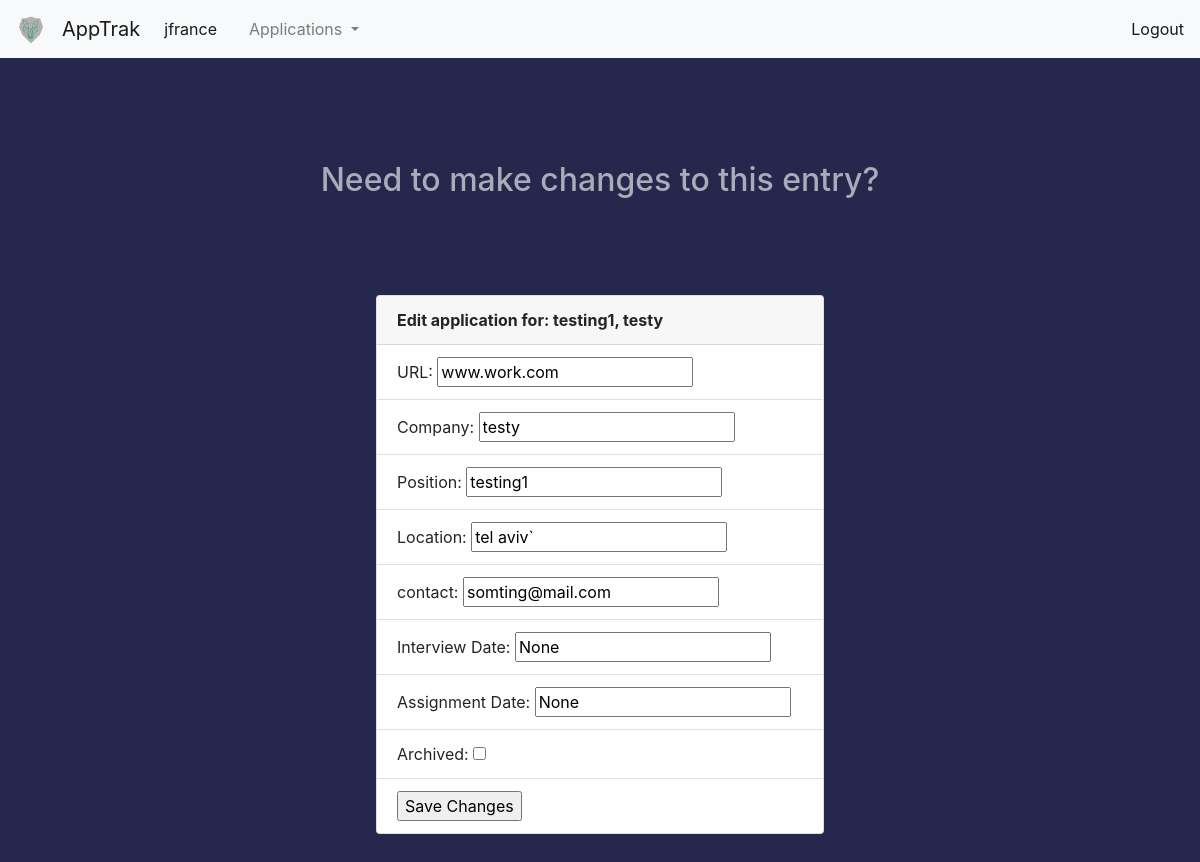
The app's page /total-app-edit/7 (signed in), older data.
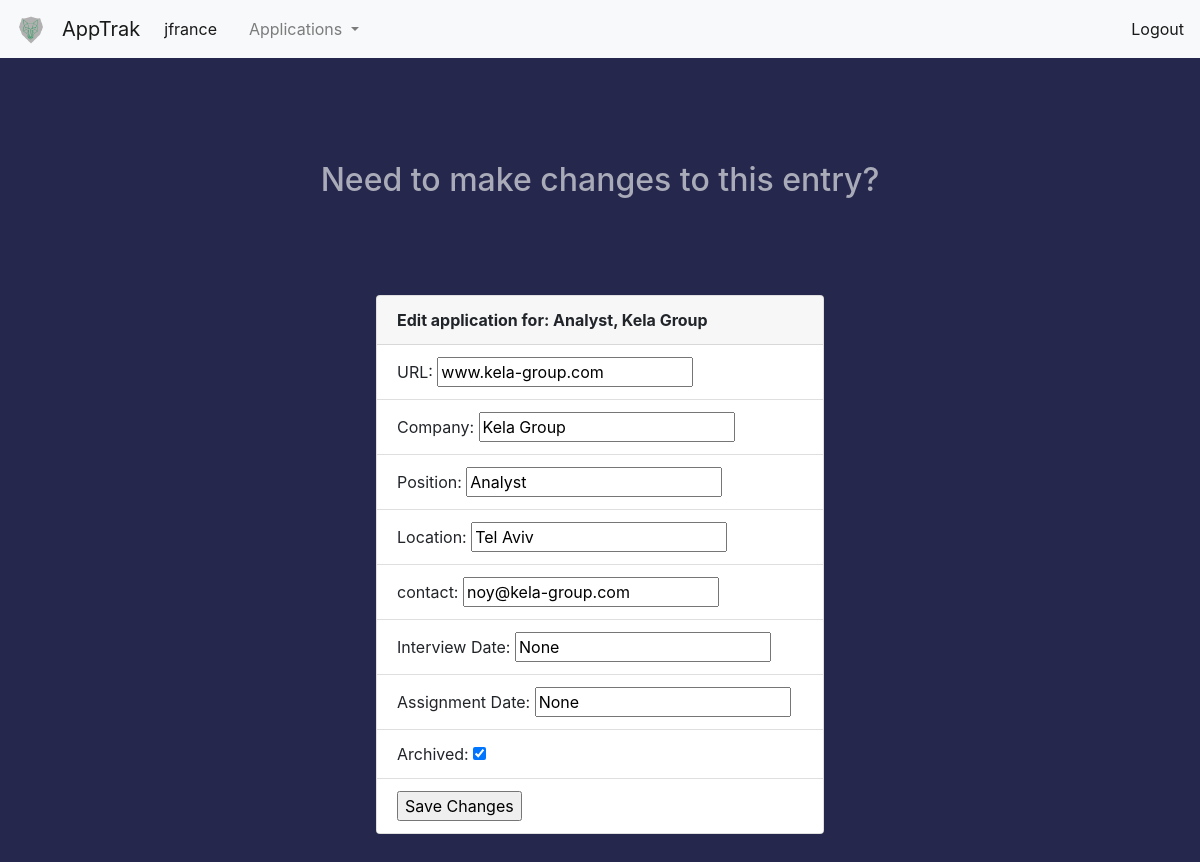
The same page, newer data.
### apptrak/blueprints/jobapps/models.py (models this page shows, shortened)
class JobApplication(db.Model):
    id = db.Column(db.Integer, primary_key=True)
    date_added = db.Column(db.Date)
    company = db.Column(db.String(30))
    position = db.Column(db.String(50))
    location = db.Column(db.String(50))
    url = db.Column(db.String, unique=True)
    contact = db.Column(db.String)
    interview = db.Column(db.Boolean)
    called_back = db.Column(db.Boolean, default=False)
    interview_date = db.Column(db.String)
    assignment = db.Column(db.Boolean, default=False)
    assignment_date = db.Column(db.String)
    archived = db.Column(db.Boolean, default=False)
    top_job = db.Column(db.Boolean, default=False)                            # TODO irrelevent column, delete when upgrading db
    user_id = db.Column(db.Integer, db.ForeignKey('user.id'))
    @classmethod
    def get_job(cls, job_id):
        job = cls.query.filter_by(id=job_id).first()
        return job

### apptrak/blueprints/jobapps/views.py (the view, shortened to what this page needs)
@jobapps.route('/total-app-edit/<app_id>', methods=['GET', 'POST'])
@login_required
def total_app_edit(app_id):
    job_object = JobApplication.get_job(app_id)
    return flask.render_template('edit-app-info.html', app=job_object)

### apptrak/blueprints/auth/models.py (called while the page is built)
@login_mgr.user_loader
def load_user(user_id):
    return User.query.get(user_id)

### apptrak/blueprints/jobapps/templates/edit-app-info.html (shortened to what this page needs)
{% extends 'base.html' %}
{% block body %}
    <h2 class="card_wrapper">Need to make changes to this entry?</h2>
     <form action="/total-app-edit/{{ app.id }}" method="post">
        <div class="card_wrapper">
            <div class="card d-flex justify-content-center" style="width: 28rem;">
                <div class="card-header">
                    <b>Edit application for: {{ app.position }}, {{ app.company }}</b>
                </div>
                <ul class="list-group list-group-flush">
                    <li class="list-group-item">URL:     <input type="text" id="url" name="url" value="{{ app.url }}"></li>
                    <li class="list-group-item">Company: <input type="text" id="company" name="company" value="{{ app.company }}"></li>
                    <li class="list-group-item">Position: <input type="text" id="position" name="position" value="{{ app.position }}"></li>
                    <li class="list-group-item">Location: <input type="text" id="location" name="location" value="{{ app.location }}"></li>
                    <li class="list-group-item">contact: <input type="text" id="contact" name="contact" value="{{ app.contact }}"></li>
                    <li class="list-group-item">Interview Date: <input type="text" id="interview_date" name="interview_date" value="{{ app.interview_date }}"> </li>
                    <li class="list-group-item">Assignment Date: <input type="text" id="assignment_date" name="assignment_date" value="{{ app.assignment_date }}"></li>
                    <li class="list-group-item">Archived: <input type="checkbox" id="archived" name="archived" {% if app.called_back %}checked{% endif %}></li>
                    <li class="list-group-item"><input type="submit" value="Save Changes"> </li>
                 </ul>
             </div>
        </div>
    </form>
{% endblock %}

Row changes from the older to the newer data that the page shows:
changed JobApplication "None": position "testing1" → "Analyst"; company "testy" → "Kela Group"; url "www.work.com" → "www.kela-group.com"; location "tel aviv`" → "Tel Aviv"; contact "somting@mail.com" → "noy@kela-group.com"; called_back "☐" → "☑"
